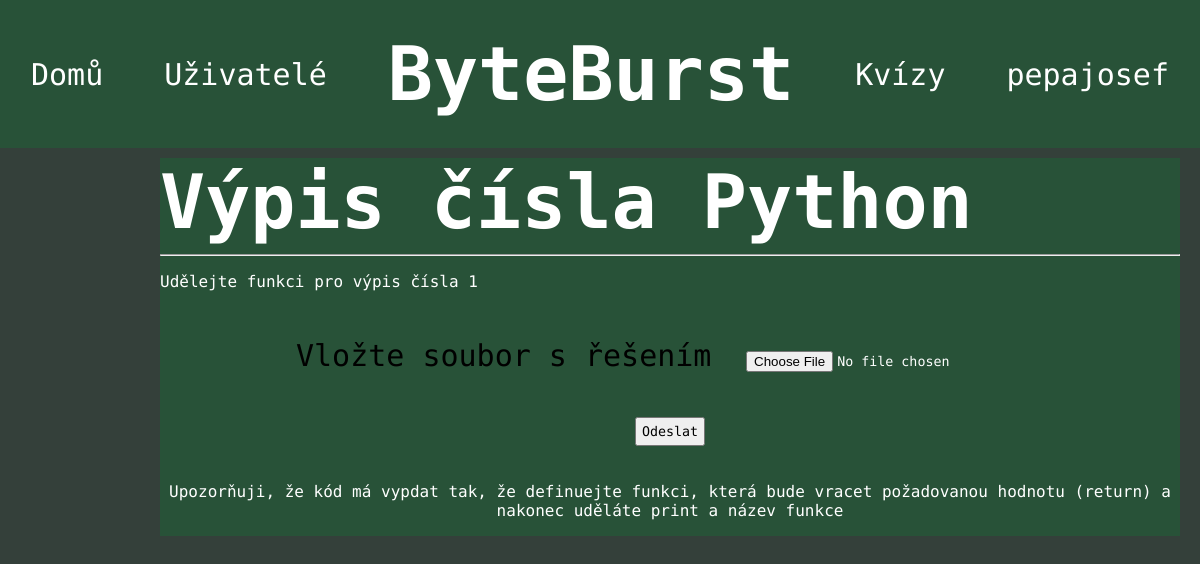
Screenshot of /uloha/1 (signed in) with the database file from the repository.
### tables this page shows
CREATE TABLE "task" (
	"id"	INTEGER,
	"title"	TEXT,
	"description"	TEXT,
	"output"	TEXT,
	"category_id"	INTEGER,
	"difficulty_id"	INTEGER,
	FOREIGN KEY("category_id") REFERENCES "category"("id"),
	PRIMARY KEY("id" AUTOINCREMENT)
);

### app.py (the view)
@app.route("/uloha/<task_id>", methods=["POST", "GET"])
def task(task_id):
    if not session.get("username"):
        return render_template("messages/error.html", message="Nelze dělat úlohy bez přihlášení!")
    if request.method=="POST":
        con = sqlite3.connect("database.db")
        cur = con.cursor()
        cur.execute("SELECT output FROM task WHERE id=?",(task_id)) #získání žádáného outputu napsaného programu z databáze
        solution=cur.fetchone()[0] #spojení výsledku dotazu do proměnné solution a její nastavení na nultý index
        file = request.files["file"] #získání složky z formuláře
        UPLOAD_FOLDER = "inputs/" #nastavení cesty pro ukládání jednotlivých inputů
        file_path = os.path.join(UPLOAD_FOLDER, file.filename) #spojení názvu souboru a zadané cesty do jedné cesty
        file.save(file_path) #uložení získanéo souboru pomocí získané cesty
        result = subprocess.run(["python", file_path], capture_output=True, text=True, check=True) #spuštění souboru na zadané cestěpomocí pythonu
        output = result.stdout.strip()  # Výstup skriptu
        if str(output)==str(solution): # v případě, že se text výstupu rovná zadanému kódu, zobrazí se zpráva
            print(session["id"])
            cur.execute("UPDATE task_statistics SET value=value+? WHERE user_id=?", (1,session["id"])) #inkrementace počtu vyřešených úloh
            con.commit()
            return render_template("messages/error.html", message="Gratulujeme! Zadaný kód je správný!")
        else:
            return render_template("messages/error.html", message="Litujeme, to není správné řešení")
    else:
        con = sqlite3.connect("database.db")
        cur = con.cursor()
        cur.execute("SELECT * FROM task WHERE id=?",(task_id)) #vybrání všeho z tabulky task
        task=cur.fetchone() #spojení jednoho výsledku dotazu do proměnné task
        cur.execute("SELECT name FROM category WHERE id=?", (str(task[4]), )) #vybrání názvu kategorie z tabulky kategorie, kde id se rovná category_id z task
        categories=cur.fetchone() #spojení výsledku dotazu do proměnné categories
        con.close()
        return render_template("pages/uloha.html", task=task, categories=categories) #přesměrování na stránku uloha s předáním hodnot task a categories

### templates/pages/uloha.html (shortened to what this page needs)
{% extends "layout/header.html" %}
{% block content %}
<div style="top: 10px; position: relative;">
<div class="task-menu">
    <h1 style="margin: auto;">{{ task[1] }}</h1>
    <hr>
    <p>{{ task[2] }}</p>
    <br>
    <div style="margin: auto; text-align: center;">
        <form action="{{ url_for('task', task_id=task[0]) }}" method="POST" enctype="multipart/form-data">
            <label for="file">Vložte soubor s řešením</label>
            <input type="file" id="file" name="file" accept=".py"><br>
            <input style="color: black;" type="submit" name="" id="" value="Odeslat">
        </form>
    <p>Upozorňuji, že kód má vypdat tak, že definuejte funkci, která bude vracet požadovanou hodnotu (return) a nakonec uděláte print a název funkce</p>
    </div>
</div>
</div>
{% endblock %}

### static/css/style.css (style rules this page uses)
* { font-family: "Ubuntu Mono", monospace; color: white; }
:root { --background-green:#285238; --hover-green:#007C41; --active-green:#01D758; --page-background: #34403A; }
body { margin: 0; padding: 0; background-color: #34403A; }
h1 { font-size: 75px; display: inline-block; text-align: center; margin: auto; position: relative; }
.quiz-choice input, select, label, option { margin-top: 60px; margin-bottom: 60px; font-size: 30px; color: black; }
.quiz-content-form label,input { color: white; margin: 20px; padding: 5px; }
.task-menu { width: 85%; float: right; right: 20px; position: relative; background-color: var(--background-green); }

### rows the page displays
task: title "Výpis čísla Python", description "Udělejte funkci pro výpis čísla 1"

### other values shown
{{ session["username"] }} "pepajosef"
